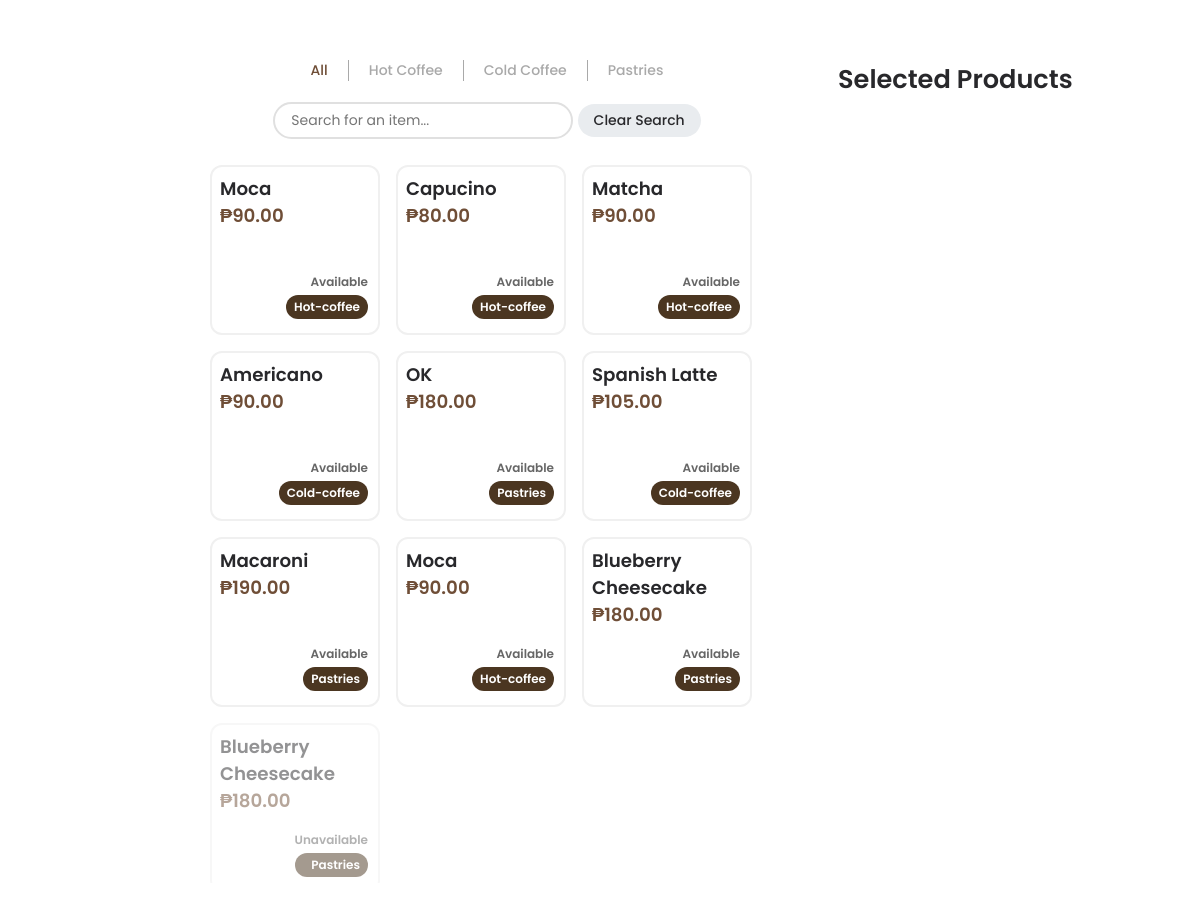
/purchase (signed in), run on an earlier commit of the app's database.
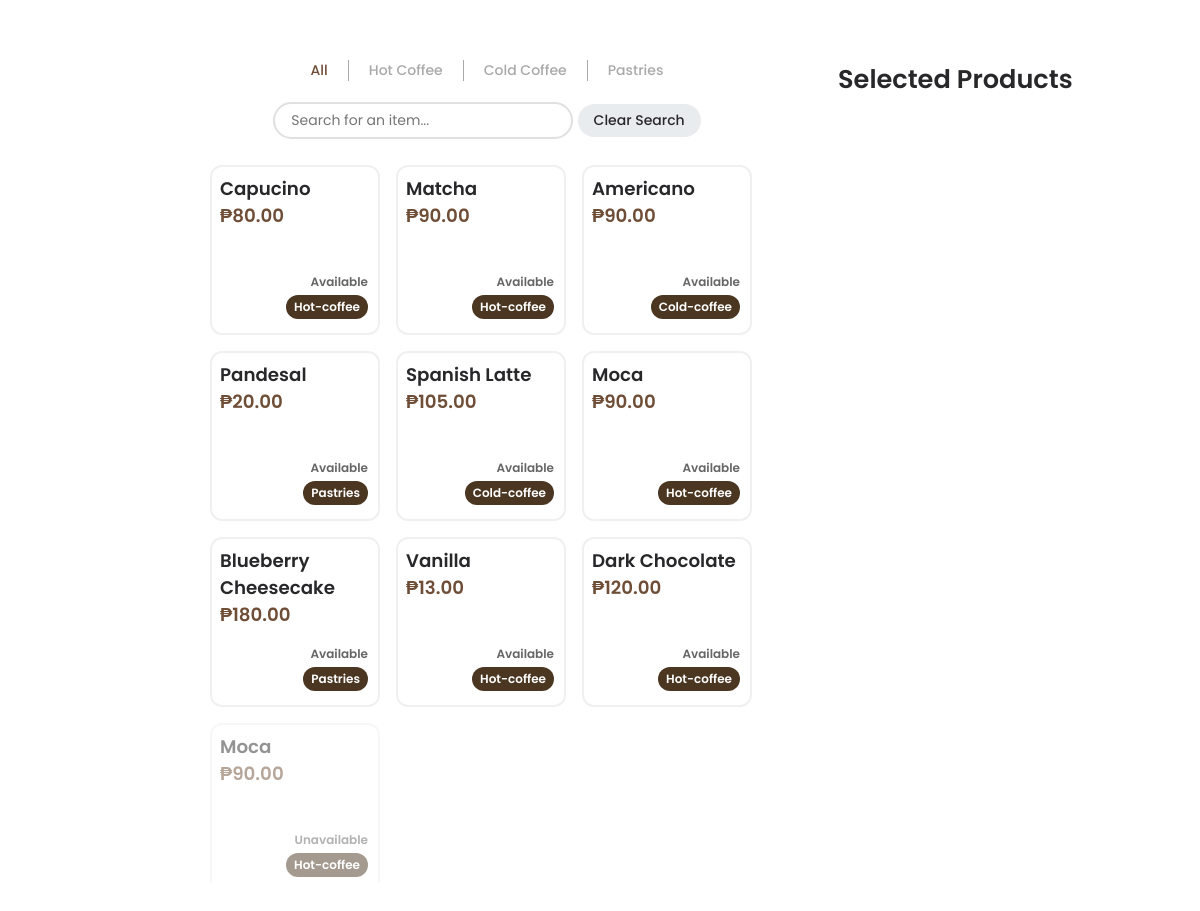
And on a later commit of the database.
### tables this page shows
CREATE TABLE products (
                id INTEGER PRIMARY KEY AUTOINCREMENT,
                name TEXT NOT NULL,
                price DECIMAL(10, 2) NOT NULL,
                is_available BOOLEAN DEFAULT 1,
                category TEXT NOT NULL,
                is_deleted BOOLEAN DEFAULT 0
            );

### app.py (the view, shortened to what this page needs)
@app.route("/")
@app.route("/home")
@app.route("/purchase", methods=["GET", "POST"])
@login_required
def purchase():
    return getProducts()

### app.py (called while the page is built)
@app.before_request
def setup():
    init_db(DB)

### auth.py (called while the page is built)
def login_required(f):
    @wraps(f)
    def decorated(*args, **kwargs):
        if "user" not in session:
            return redirect(url_for("login"))
        return f(*args, **kwargs)
    return decorated

### templates/purchase.html (shortened to what this page needs)
{% extends 'layout.html' %}
{% block content %}
<link rel="stylesheet" href="{{ url_for('static', filename='css/purchase.css') }}">
<link rel="stylesheet" href="{{ url_for('static', filename='css/receipt.css') }}">
<div class="transaction-container">
    <div class="main-content">
        <section class="products-section">
            <div class="categories-container" id="category-container">
                <ul class="categories">
                    <li class="{% if selected_category == 'all' %}active{% endif %}" data-category="all">
                        <a href="#" onclick="setCategory('all')">All</a>
                    </li>
                    <li class="{% if selected_category == 'hot-coffee' %}active{% endif %}" data-category="hot-coffee">
                        <a href="#" onclick="setCategory('hot-coffee')">Hot Coffee</a>
                    </li>
                    <li class="{% if selected_category == 'cold-coffee' %}active{% endif %}" data-category="cold-coffee">
                        <a href="#" onclick="setCategory('cold-coffee')">Cold Coffee</a>
                    </li>
                    <li class="{% if selected_category == 'pastries' %}active{% endif %}" data-category="pastries">
                        <a href="#" onclick="setCategory('pastries')">Pastries</a>
                    </li>
                </ul>
            </div>
            <div class="search-container">
                <input type="text" name="search-bar" id="search-query" class="search-input" placeholder="Search for an item...">
                <button type="button" id="clear-search-button">Clear Search</button>
            </div>
            <ul id="product-list" class="products-grid">
                {% for product in products|sort(attribute='is_available', reverse=True) %}
                    {% if product['name'] %}
                    <li
                        class="product-card{% if not product['is_available'] %} unavailable{% endif %}"
                        data-id="{{ product['id'] }}"
                        data-name="{{ product['name']|replace("'", "\\'")|replace('\\', '\\\\') }}"
                        data-price="{{ product['price'] }}"
                        data-category="{{ product['category']|replace("'", "\\'")|replace('\\', '\\\\') }}"
                        data-available="{{ 'true' if product['is_available'] else 'false' }}"
                    >
                        <h4>{{ product['name'] }}</h4>
                        <p class="product-price">₱{{ '%.2f'|format(product['price']) }}</p>
                        <div class="product-info">
                            <p class="availability">{{ "Available" if product['is_available'] else "Unavailable" }}</p>
                            <p class="category">{{ product['category']|capitalize }}</p>
                        </div>
                    </li>
                    {% endif %}
                {% endfor %}
            </ul>
        </section>
        <aside class="cart-section">
                <h3 class="cart-title">Selected Products</h3>
            <div id="selected-products-section" class="selected-products-container">
            </div>
        </aside>
    </div>
</div>
{% endblock %}

What changed in the data, as far as the page shows it:
no longer on this page (row edited): products: name "Macaroni", price "190.00", is_available "Available", category "Pastries"
no longer on this page (row edited): products: name "Blueberry Cheesecake", price "180.00", is_available "Unavailable", category "Pastries"
changed products: name "OK" → "Pandesal"; price "180.00" → "20.00"
added products: name "Vanilla", price "13.00", is_available "Available", category "Hot-coffee"
added products: name "Dark Chocolate", price "120.00", is_available "Available", category "Hot-coffee"
changed products: is_available "Available" → "Unavailable"; moves down the list
